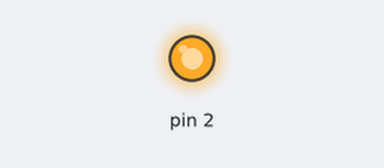
The sketch below on a simulated Arduino Uno, built with avr-gcc and run on an emulated ATmega328P. Parts: output pins drawn as LEDs (lit = HIGH).

Above: at 1.0 s.
At 5.5 s:
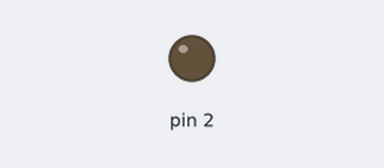
Timing chart, 0 to 6.9 s (numbered marks = the images above):
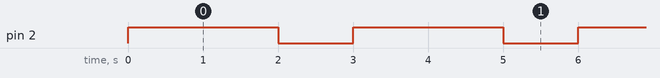

The sketch:

Blink_hub.ino
```cpp
// the setup function runs once when you press reset or power the board
void setup() {
  // initialize digital pin LED_BUILTIN as an output.
  pinMode(2, OUTPUT);
}

// the loop function runs over and over again forever
void loop() {
  Serial.println("High");
  digitalWrite(2, HIGH);   // turn the LED on (HIGH is the voltage level)
  delay(2000);                       // wait for a second

  Serial.println("Low");
  digitalWrite(2, LOW);    // turn the LED off by making the voltage LOW
  delay(1000);                       // wait for a second
}
```

Measured:
- by itself, pin 2: alternates HIGH for 2.0 s and LOW for 1.0 s
